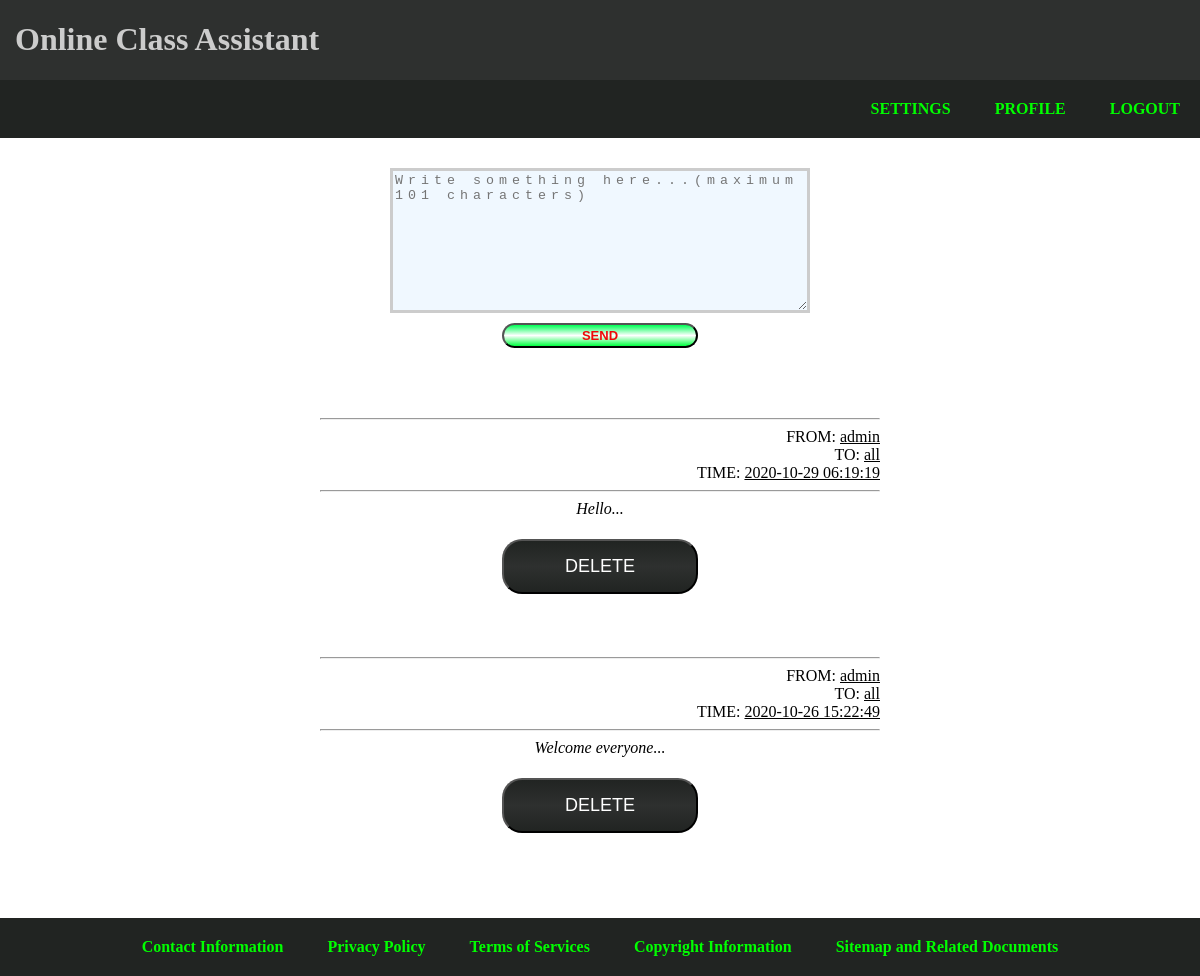
/Admin/message.php (signed in), run on an earlier commit of the app's database.
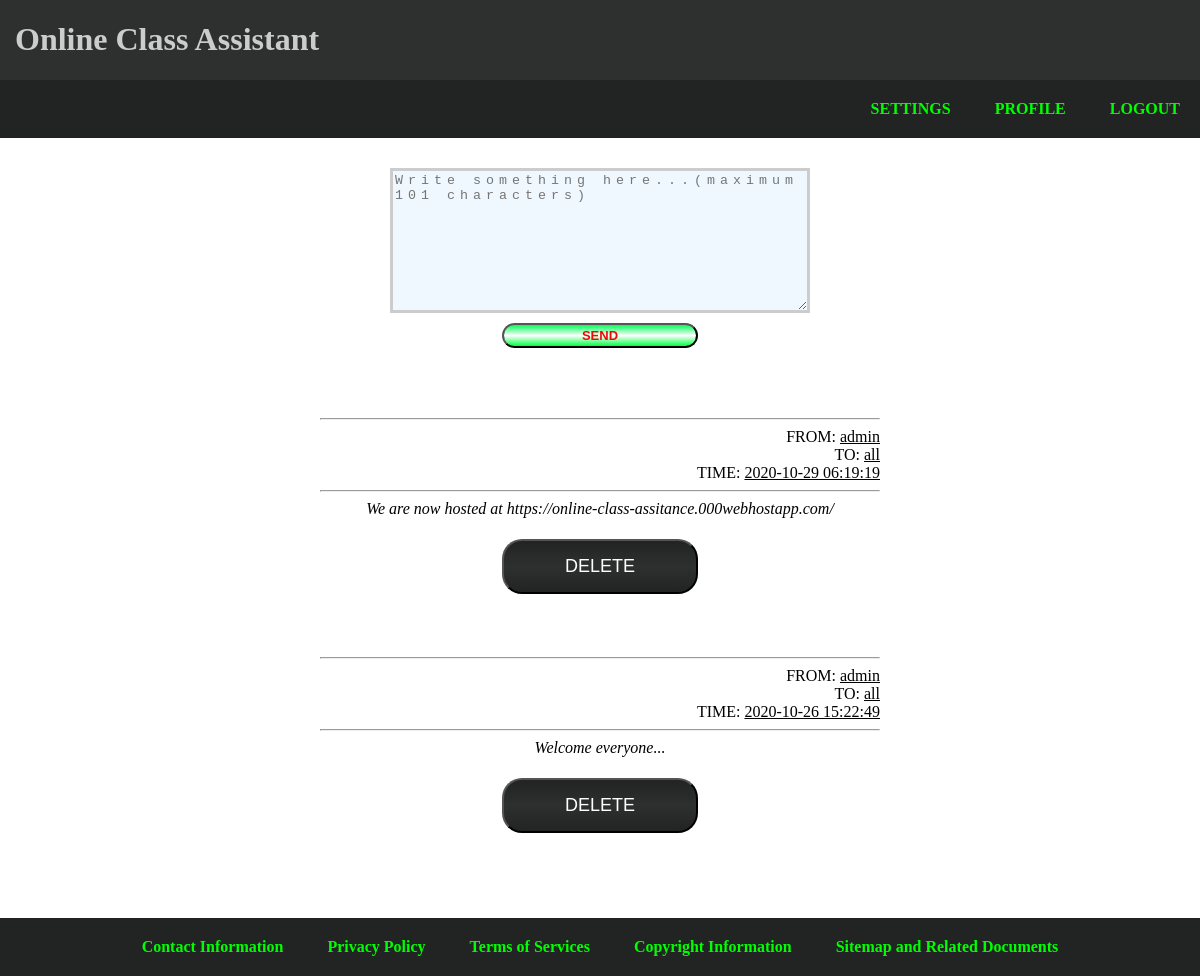
And on a later commit of the database.
### tables this page shows
CREATE TABLE `chat` (
  `MSG_TIME` timestamp NOT NULL DEFAULT current_timestamp(),
  `CHAT_ID` varchar(255) NOT NULL,
  `SENDER` varchar(255) NOT NULL,
  `RECEIVER` varchar(255) NOT NULL,
  `MESSAGE` varchar(255) NOT NULL
);

### Admin/message.php (the view, shortened to what this page needs)
<?php
$id = $_SESSION['user_id'];
include("../connection.php");
?>
<html>
<head>
    <link rel="stylesheet" href="../style.css">
</head>
<body>
    <div class="row-1">
        <div class="header col-12">
            <?php
            include("../options/header.php");
            ?>
        </div>
    </div>
    <div class="row-2">
        <div class="navbar col-12">
            <nav>
                <?php
                include("../options/navbar.php");
                ?>
            </nav>
        </div>
    </div>
    <div class="row-3">
        <div class="menu col-3">
        </div>
        <div class="main col-6">
            <?php
            $to = "all";
            echo "
            <form action='message.php?from=$id&to=$to' id='form2' autocomplete='off' target='_self' enctype='multipart/form-data' method='POST'>
            <label for='message'></label>
            <textarea rows='9' cols='45' id='post' name='msg' maxlength='101' placeholder='Write something here...(maximum 101 characters)'></textarea><br>
            <button id='approve' type='submit' value='SEND' name='send'>SEND</button>
            </form><br><br>
            ";
            $query = "SELECT * FROM chat WHERE RECEIVER='$id' OR RECEIVER='$to' ORDER BY MSG_TIME DESC";
            $r = mysqli_query($con, $query);
            while ($row = mysqli_fetch_array($r)) {
                $chatid = $row['CHAT_ID'];
                $time = $row['MSG_TIME'];
                $from = $row['SENDER'];
                $to = $row['RECEIVER'];
                $msg = $row['MESSAGE'];
                echo "
                <post>
                <hr>FROM: <u>$from</u><br>TO: <u>$to</u><br>TIME: <u>$time</u>
                <hr>
                </post> <i>$msg</i> <br><br>
                <form action='message.php?chatid=$chatid' id='form2' autocomplete='off' target='_self' enctype='multipart/form-data' method='POST'>
                <button type='submit' value='DELETE' name='delete'>DELETE</button>
                </form><br><br>
                ";
            }
            ?>
        </div>
        <div class="sidebar col-3">
        </div>
    </div>
    <div class="row-4">
        <div class="footer col-12">
            <footer>
                <?php
                include("../options/footer.php");
                ?>
            </footer>
        </div>
    </div>
</body>
</html>

What changed in the data, as far as the page shows it:
changed chat: MESSAGE "Hello..." → "We are now hosted at https://online-class-assitance.000webhostapp.com/"
